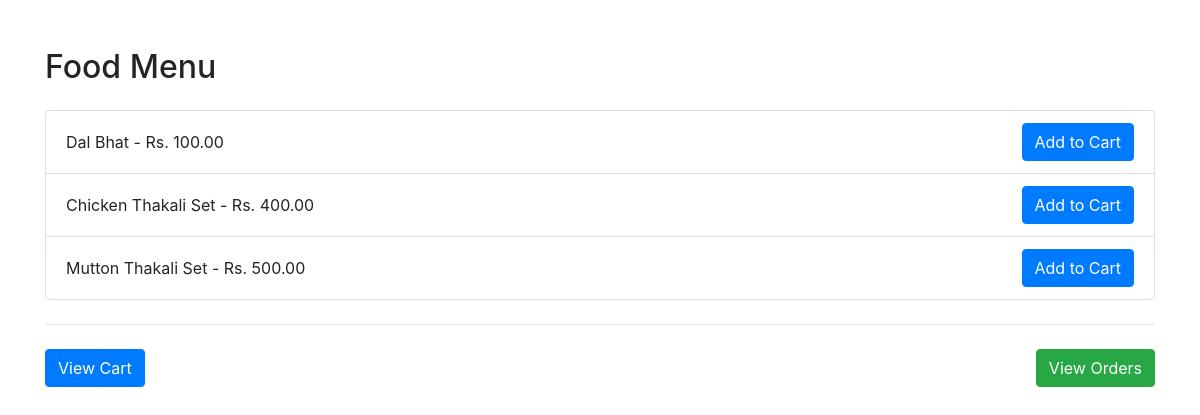
The page / on the database its author committed.
### orders/models.py (models this page shows, shortened)
class FoodItem(models.Model):
    name = models.CharField(max_length=255)
    price = models.DecimalField(max_digits=8, decimal_places=2)

### orders/views.py (the view)
# urls.py: path('', menu, name='menu'),
def menu(request):
    food_items = FoodItem.objects.all()
    return render(request, 'orders/menu.html', {'food_items': food_items})

### orders/templates/orders/menu.html (shortened to what this page needs)
<!DOCTYPE html>
<html lang="en">
<head>
    <link rel="stylesheet" href="https://stackpath.bootstrapcdn.com/bootstrap/4.5.2/css/bootstrap.min.css">
</head>
<body>
    <div class="container mt-5">
        <h2 class="mb-4">Food Menu</h2>
        <ul class="list-group">
            {% for food_item in food_items %}
                <li class="list-group-item d-flex justify-content-between align-items-center">
                    <span>{{ food_item.name }} - Rs. {{ food_item.price }}</span>
                    <a href="{% url 'add_to_cart' food_item.id %}" class="btn btn-primary">Add to Cart</a>
                </li>
            {% endfor %}
        </ul>
        <hr class="my-4">
        <div class="d-flex justify-content-between">
            <a href="{% url 'cart' %}" class="btn btn-primary">View Cart</a>
            <a href="{% url 'orders' %}" class="btn btn-success">View Orders</a>
        </div>
    </div>
</body>
</html>

### rows shown on the page
FoodItem: name "Dal Bhat", price "100.00"
FoodItem: name "Chicken Thakali Set", price "400.00"
FoodItem: name "Mutton Thakali Set", price "500.00"
